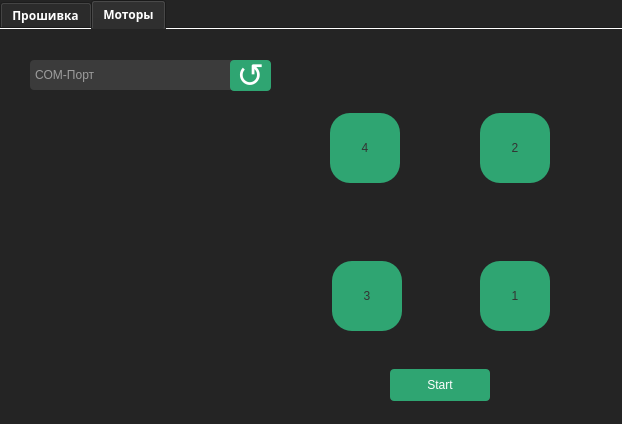
<?xml version="1.0" encoding="UTF-8"?>
<ui version="4.0">
 <class>Dialog</class>
 <widget class="QDialog" name="Dialog">
  <property name="geometry">
   <rect>
    <x>0</x>
    <y>0</y>
    <width>622</width>
    <height>424</height>
   </rect>
  </property>
  <property name="font">
   <font>
    <family>Sitka Small Semibold</family>
    <pointsize>9</pointsize>
    <italic>false</italic>
    <bold>true</bold>
   </font>
  </property>
  <property name="windowTitle">
   <string>Dialog</string>
  </property>
  <property name="styleSheet">
   <string notr="true">background-color: rgba(36,36,36,255);
color: rgb(255,255,255);</string>
  </property>
  <widget class="QTabWidget" name="TABS">
   <property name="geometry">
    <rect>
     <x>0</x>
     <y>0</y>
     <width>631</width>
     <height>451</height>
    </rect>
   </property>
   <property name="minimumSize">
    <size>
     <width>631</width>
     <height>0</height>
    </size>
   </property>
   <property name="autoFillBackground">
    <bool>false</bool>
   </property>
   <property name="styleSheet">
    <string notr="true"/>
   </property>
   <property name="tabPosition">
    <enum>QTabWidget::North</enum>
   </property>
   <property name="tabShape">
    <enum>QTabWidget::Rounded</enum>
   </property>
   <property name="currentIndex">
    <number>1</number>
   </property>
   <property name="elideMode">
    <enum>Qt::ElideRight</enum>
   </property>
   <property name="documentMode">
    <bool>true</bool>
   </property>
   <widget class="QWidget" name="flashTab">
    <attribute name="title">
     <string>Прошивка</string>
    </attribute>
    <widget class="QGroupBox" name="ElrsGroup">
     <property name="geometry">
      <rect>
       <x>10</x>
       <y>80</y>
       <width>280</width>
       <height>150</height>
      </rect>
     </property>
     <property name="styleSheet">
      <string notr="true">border-radius: 4px;</string>
     </property>
     <property name="title">
      <string/>
     </property>
     <widget class="QPushButton" name="FlashELRSButton">
      <property name="geometry">
       <rect>
        <x>20</x>
        <y>100</y>
        <width>240</width>
        <height>30</height>
       </rect>
      </property>
      <property name="styleSheet">
       <string notr="true">QPushButton {
	border-radius: 4px;
	background-color: #2fa572; 
}
QPushButton:hover{
	border-radius: 4px;
	background-color: rgba(16,106,67,255);
}</string>
      </property>
      <property name="text">
       <string>Прошить ELRS</string>
      </property>
     </widget>
     <widget class="QComboBox" name="TargetComboBox">
      <property name="geometry">
       <rect>
        <x>20</x>
        <y>61</y>
        <width>240</width>
        <height>31</height>
       </rect>
      </property>
      <property name="styleSheet">
       <string notr="true">background-color: rgba(59,59,59,255); border-radius: 4px;</string>
      </property>
      <property name="currentText">
       <string/>
      </property>
      <property name="placeholderText">
       <string>Таргет ELRS</string>
      </property>
     </widget>
     <widget class="QPlainTextEdit" name="BindingPhraseInput">
      <property name="geometry">
       <rect>
        <x>20</x>
        <y>20</y>
        <width>240</width>
        <height>31</height>
       </rect>
      </property>
      <property name="styleSheet">
       <string notr="true">background-color: rgba(59,59,59,255); border-radius: 4px;</string>
      </property>
      <property name="textInteractionFlags">
       <set>Qt::TextEditorInteraction</set>
      </property>
      <property name="placeholderText">
       <string>Binding-фраза</string>
      </property>
     </widget>
    </widget>
    <widget class="QGroupBox" name="FCGroup">
     <property name="geometry">
      <rect>
       <x>10</x>
       <y>240</y>
       <width>280</width>
       <height>150</height>
      </rect>
     </property>
     <property name="styleSheet">
      <string notr="true">border-radius: 4px;</string>
     </property>
     <property name="title">
      <string/>
     </property>
     <widget class="QPushButton" name="FlashFCButton">
      <property name="geometry">
       <rect>
        <x>20</x>
        <y>100</y>
        <width>240</width>
        <height>30</height>
       </rect>
      </property>
      <property name="styleSheet">
       <string notr="true">QPushButton {
	border-radius: 4px;
	background-color: #2fa572; 
}
QPushButton:hover{
	border-radius: 4px;
	background-color: rgba(16,106,67,255);
}</string>
      </property>
      <property name="text">
       <string>Прошить FC</string>
      </property>
     </widget>
     <widget class="QTextEdit" name="FCConfigPath">
      <property name="geometry">
       <rect>
        <x>20</x>
        <y>60</y>
        <width>211</width>
        <height>30</height>
       </rect>
      </property>
      <property name="styleSheet">
       <string notr="true">background-color: rgba(59,59,59,255);border-radius: 4px;</string>
      </property>
      <property name="textInteractionFlags">
       <set>Qt::NoTextInteraction</set>
      </property>
      <property name="placeholderText">
       <string>Файл конфига</string>
      </property>
     </widget>
     <widget class="QTextEdit" name="FCFirmwarePath">
      <property name="geometry">
       <rect>
        <x>20</x>
        <y>20</y>
        <width>211</width>
        <height>30</height>
       </rect>
      </property>
      <property name="styleSheet">
       <string notr="true">background-color: rgba(59,59,59,255);
border-radius: 4px;</string>
      </property>
      <property name="textInteractionFlags">
       <set>Qt::NoTextInteraction</set>
      </property>
      <property name="placeholderText">
       <string>Файл прошивки</string>
      </property>
     </widget>
     <widget class="QPushButton" name="ChooseFCConfigButton">
      <property name="geometry">
       <rect>
        <x>220</x>
        <y>60</y>
        <width>40</width>
        <height>30</height>
       </rect>
      </property>
      <property name="styleSheet">
       <string notr="true">QPushButton {
	font: 20pt;
	text-align: center;
	border-radius: 4px;
	background-color: #2fa572; 
}
QPushButton:hover{
	border-radius: 4px;
	background-color: rgba(16,106,67,255);
}</string>
      </property>
      <property name="text">
       <string>⧫</string>
      </property>
     </widget>
     <widget class="QPushButton" name="ChooseFCFirmwareButton">
      <property name="geometry">
       <rect>
        <x>220</x>
        <y>20</y>
        <width>40</width>
        <height>30</height>
       </rect>
      </property>
      <property name="styleSheet">
       <string notr="true">QPushButton {
	font: 20pt;
	text-align: center;
	border-radius: 4px;
	background-color: #2fa572; 
}
QPushButton:hover{
	border-radius: 4px;
	background-color: rgba(16,106,67,255);
}</string>
      </property>
      <property name="text">
       <string>⧫</string>
      </property>
     </widget>
    </widget>
    <widget class="QGroupBox" name="LogsGroup">
     <property name="geometry">
      <rect>
       <x>300</x>
       <y>10</y>
       <width>310</width>
       <height>390</height>
      </rect>
     </property>
     <property name="autoFillBackground">
      <bool>false</bool>
     </property>
     <property name="styleSheet">
      <string notr="true">border-radius: 4px;</string>
     </property>
     <property name="title">
      <string>Логи</string>
     </property>
     <widget class="QTextEdit" name="LogsTextBox">
      <property name="geometry">
       <rect>
        <x>10</x>
        <y>20</y>
        <width>281</width>
        <height>351</height>
       </rect>
      </property>
      <property name="styleSheet">
       <string notr="true">background-color: rgba(59,59,59,255); border-radius: 4px;</string>
      </property>
      <property name="textInteractionFlags">
       <set>Qt::TextSelectableByKeyboard|Qt::TextSelectableByMouse</set>
      </property>
     </widget>
    </widget>
   </widget>
   <widget class="QWidget" name="motorsTab">
    <attribute name="title">
     <string>Моторы</string>
    </attribute>
    <widget class="QLabel" name="DroneImage">
     <property name="geometry">
      <rect>
       <x>300</x>
       <y>10</y>
       <width>281</width>
       <height>371</height>
      </rect>
     </property>
     <property name="styleSheet">
      <string notr="true">image: url(:/svgs/images/Group.svg);</string>
     </property>
     <property name="text">
      <string/>
     </property>
    </widget>
    <widget class="QPushButton" name="FirstMotorButton">
     <property name="geometry">
      <rect>
       <x>480</x>
       <y>232</y>
       <width>70</width>
       <height>70</height>
      </rect>
     </property>
     <property name="styleSheet">
      <string notr="true">QPushButton {
    color: #333;
    border-radius: 20px;
    border-style: outset;
    background-color: #2fa572; 
    padding: 5px;
    }

QPushButton:hover {
    background-color: rgba(16,106,67,255);
    }

</string>
     </property>
     <property name="text">
      <string>1</string>
     </property>
    </widget>
    <widget class="QPushButton" name="SecondMotorButton">
     <property name="geometry">
      <rect>
       <x>480</x>
       <y>84</y>
       <width>70</width>
       <height>70</height>
      </rect>
     </property>
     <property name="styleSheet">
      <string notr="true">QPushButton {
    color: #333;
    border-radius: 20px;
    border-style: outset;
    background-color: #2fa572; 
    padding: 5px;
    }

QPushButton:hover {
    background-color: rgba(16,106,67,255);
    }

</string>
     </property>
     <property name="text">
      <string>2</string>
     </property>
    </widget>
    <widget class="QPushButton" name="FourthMotorButton">
     <property name="geometry">
      <rect>
       <x>330</x>
       <y>84</y>
       <width>70</width>
       <height>70</height>
      </rect>
     </property>
     <property name="styleSheet">
      <string notr="true">QPushButton {
    color: #333;
    border-radius: 20px;
    border-style: outset;
    background-color: #2fa572; 
    padding: 5px;
    }

QPushButton:hover {
    background-color: rgba(16,106,67,255);
    }

</string>
     </property>
     <property name="text">
      <string>4</string>
     </property>
    </widget>
    <widget class="QPushButton" name="ThirdMotorButton">
     <property name="geometry">
      <rect>
       <x>332</x>
       <y>232</y>
       <width>70</width>
       <height>70</height>
      </rect>
     </property>
     <property name="styleSheet">
      <string notr="true">QPushButton {
    color: #333;
    border-radius: 20px;
    border-style: outset;
    background-color: #2fa572; 
    padding: 5px;
    }

QPushButton:hover {
    background-color: rgba(16,106,67,255);
    }

</string>
     </property>
     <property name="text">
      <string>3</string>
     </property>
    </widget>
    <widget class="QPushButton" name="pushButton">
     <property name="geometry">
      <rect>
       <x>390</x>
       <y>340</y>
       <width>100</width>
       <height>32</height>
      </rect>
     </property>
     <property name="styleSheet">
      <string notr="true">QPushButton {
	border-radius: 4px;
	background-color: #2fa572; 
}
QPushButton:hover{
	border-radius: 4px;
	background-color: rgba(16,106,67,255);
}</string>
     </property>
     <property name="text">
      <string>Start</string>
     </property>
    </widget>
   </widget>
  </widget>
  <widget class="QFrame" name="PortsGroup">
   <property name="geometry">
    <rect>
     <x>10</x>
     <y>40</y>
     <width>280</width>
     <height>60</height>
    </rect>
   </property>
   <property name="styleSheet">
    <string notr="true">border-radius: 4px;</string>
   </property>
   <widget class="QComboBox" name="PortComboBox">
    <property name="geometry">
     <rect>
      <x>20</x>
      <y>20</y>
      <width>221</width>
      <height>30</height>
     </rect>
    </property>
    <property name="styleSheet">
     <string notr="true">background-color: rgba(59,59,59,255); border-radius: 4px;</string>
    </property>
    <property name="placeholderText">
     <string>COM-Порт</string>
    </property>
   </widget>
   <widget class="QPushButton" name="UpdatePortsButton">
    <property name="geometry">
     <rect>
      <x>220</x>
      <y>20</y>
      <width>41</width>
      <height>31</height>
     </rect>
    </property>
    <property name="styleSheet">
     <string notr="true">QPushButton {
	font: 25pt;
	text-align: center;
	border-radius: 4px;
	background-color: #2fa572; 
}
QPushButton:hover{
	border-radius: 4px;
	background-color: rgba(16,106,67,255);
}</string>
    </property>
    <property name="text">
     <string>↺</string>
    </property>
   </widget>
  </widget>
 </widget>
 <resources>
  <include location="images.qrc"/>
 </resources>
 <connections/>
</ui>
